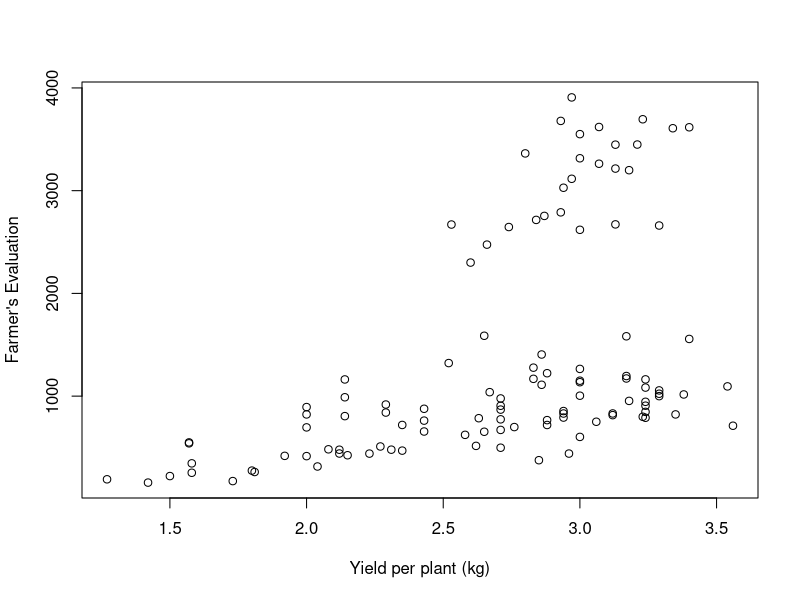
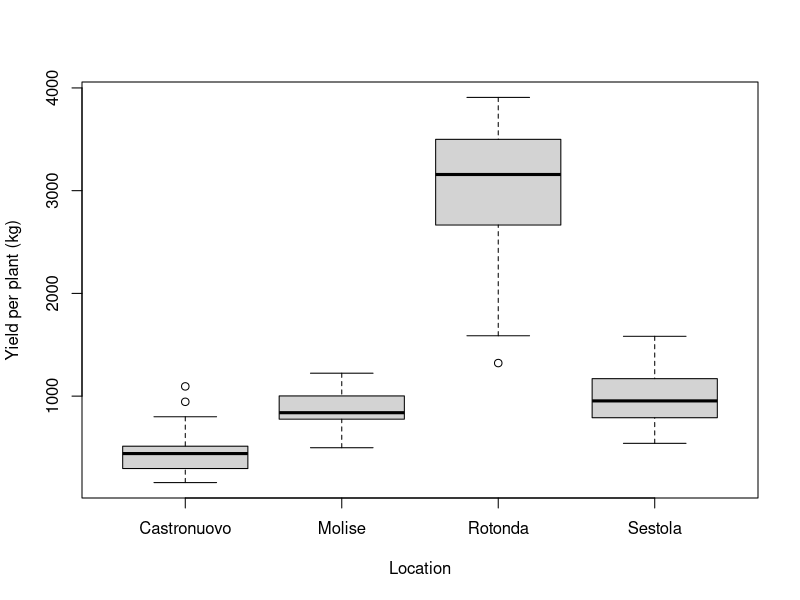

These figures' R source, in order:
## ---- chunk 1
1+1 
## ---- chunk 2
1+1
## ---- chunk 3
6*9
## ---- chunk 4
3/2
## ---- chunk 5
sqrt(2)
## ---- chunk 6
10^2
## ---- chunk 7
c(1,2,3,4)
## ---- chunk 8
mean(c(1,2,3,4))
## ---- chunk 9
sd (c(1,2,3,4))
## ---- chunk 10
x <- c(1,2,3)
x
## ---- chunk 11
myvector <- c(1:5)
myvector
## ---- chunk 12
getwd()  
## ---- chunk 13
mydata <- read.csv("tomatoMLT2020.csv")
## ---- chunk 14
str(mydata)
## ---- chunk 15
ncol(mydata)
nrow(mydata)
names(mydata)
## ---- chunk 16
mydata$yield
## ---- chunk 17
mydata[3,3]
## ---- chunk 18
mydata[1,]
## ---- chunk 19
mydata[c(1,2,3),5]
## ---- chunk 20
mydata[1:10, "farmers_eval"]
## ---- chunk 21
# Define a v vector
v <- c(10,20, 30, 40, 50)
# Define a w vector
w <- c(1, 2, 3, 4, 5)
# Add them up to create a t vector
t= v + w

# t is the sum of v and w
t
## ---- chunk 22
newvector <- mydata$yield *   mydata$perc_mark_yield
## ---- chunk 23
mydata$mark_yield <- newvector
## ---- chunk 24
mean(mydata$yield)
## ---- chunk 25
median(mydata$yield)

## ---- chunk 26
sd(mydata$yield)
## ---- chunk 27
plot( x= mydata$farmers_eval,        # My x axis
      y= mydata$yield,               # My y axis
      xlab= "Yield per plant (kg)",  # My x label
      ylab= "Farmer's Evaluation" )  # My y label
## ---- chunk 28
str(mydata)
## ---- chunk 29
mydata$location = as.factor(mydata$location)
## ---- chunk 30
plot( x= mydata$location, 
      y=mydata$yield,
      ylab= "Yield per plant (kg)",
      xlab= "Location")
